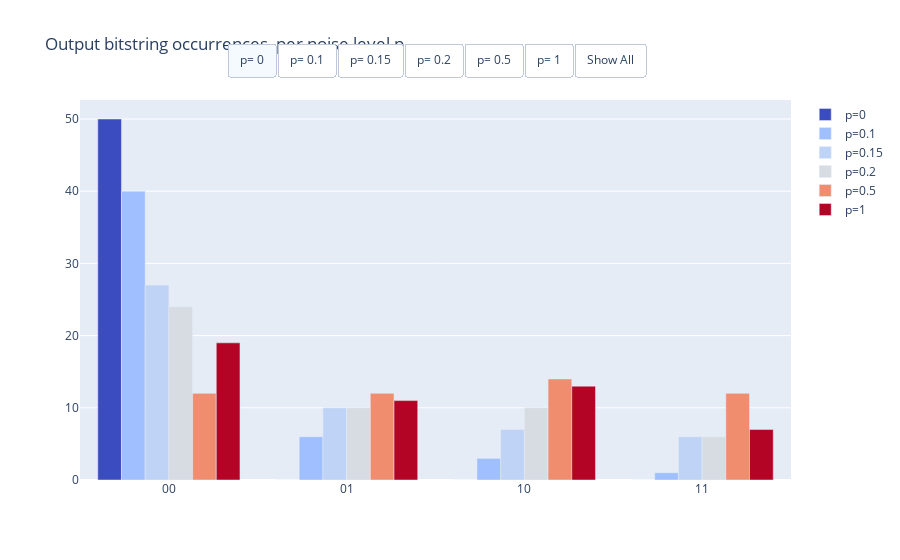

This figure's notebook cell:
### Markdown cell above
### Histogram for the computation rounds

### Code cell
import plotly.graph_objects as go
from matplotlib.colors import to_hex


# Function to get color based on p value
def get_heatmap_color(p, colormap_name="coolwarm", vmin=0.1, vmax=1):
    colormap = cm.get_cmap(colormap_name)
    norm = LogNorm(vmin=vmin, vmax=vmax)  # Normalize p within [vmin, vmax]
    return to_hex(colormap(norm(p)))  # Convert to hex color for Plotly


# Initialize the figure
fig = go.Figure()

# Store the p values in a list to access them by index in buttons
p_values = list(all_histograms.keys())

# Add histograms for different 'p' values
for p, histogram in all_histograms.items():
    frequencies = [histogram.get(outcome, 0) for outcome in all_outcomes]

    # Get colors for each bar based on the current p value
    colors = [get_heatmap_color(p + 0.1) for _ in all_outcomes]

    fig.add_trace(
        go.Bar(
            x=all_outcomes,
            y=frequencies,
            name=f"p={p}",  # Legend label
            marker=dict(color=colors),  # Apply custom colors
            visible=(p == 0),  # Only p=0 is visible by default
        )
    )

fig.update_layout(
    title="Output bitstring occurrences, per noise level p",
    updatemenus=[
        {
            "type": "buttons",
            "direction": "right",
            "x": 0.5,  # Horizontal position of the buttons
            "y": 1.15,  # Vertical position above the chart
            "xanchor": "center",  # Anchor buttons horizontally center
            "buttons": [
                {
                    "label": f"p= {key}",
                    "method": "update",
                    "args": [{"visible": [i == idx for i in range(len(all_histograms))]}],
                }
                for idx, key in enumerate(all_histograms)
            ]
            + [{"label": "Show All", "method": "update", "args": [{"visible": [True] * len(all_histograms)}]}],
        }
    ],
)

# Set initial visibility (show only the first chart by default)
initial_visibility = [True] + [False] * (len(all_histograms) - 1)
fig.update_traces(visible=initial_visibility[0])

fig.show()

### Figure 1 — Plotly figure (JSON) as saved in the notebook; plotly's stock layout.template omitted (floating-point values rounded to 4 significant figures)
{"data": [{"marker": {"color": ["#3b4cc0", "#3b4cc0", "#3b4cc0", "#3b4cc0"]}, "name": "p=0", "type": "bar", "visible": true, "x": ["00", "01", "10", "11"], "y": [50, 0, 0, 0]}, {"marker": {"color": ["#9fbfff", "#9fbfff", "#9fbfff", "#9fbfff"]}, "name": "p=0.1", "type": "bar", "visible": true, "x": ["00", "01", "10", "11"], "y": [40, 6, 3, 1]}, {"marker": {"color": ["#bfd3f6", "#bfd3f6", "#bfd3f6", "#bfd3f6"]}, "name": "p=0.15", "type": "bar", "visible": true, "x": ["00", "01", "10", "11"], "y": [27, 10, 7, 6]}, {"marker": {"color": ["#d7dce3", "#d7dce3", "#d7dce3", "#d7dce3"]}, "name": "p=0.2", "type": "bar", "visible": true, "x": ["00", "01", "10", "11"], "y": [24, 10, 10, 6]}, {"marker": {"color": ["#f18d6f", "#f18d6f", "#f18d6f", "#f18d6f"]}, "name": "p=0.5", "type": "bar", "visible": true, "x": ["00", "01", "10", "11"], "y": [12, 12, 14, 12]}, {"marker": {"color": ["#b40426", "#b40426", "#b40426", "#b40426"]}, "name": "p=1", "type": "bar", "visible": true, "x": ["00", "01", "10", "11"], "y": [19, 11, 13, 7]}], "layout": {"title": {"text": "Output bitstring occurrences, per noise level p"}, "updatemenus": [{"buttons": [{"args": [{"visible": [true, false, false, false, false, false]}], "label": "p= 0", "method": "update"}, {"args": [{"visible": [false, true, false, false, false, false]}], "label": "p= 0.1", "method": "update"}, {"args": [{"visible": [false, false, true, false, false, false]}], "label": "p= 0.15", "method": "update"}, {"args": [{"visible": [false, false, false, true, false, false]}], "label": "p= 0.2", "method": "update"}, {"args": [{"visible": [false, false, false, false, true, false]}], "label": "p= 0.5", "method": "update"}, {"args": [{"visible": [false, false, false, false, false, true]}], "label": "p= 1", "method": "update"}, {"args": [{"visible": [true, true, true, true, true, true]}], "label": "Show All", "method": "update"}], "direction": "right", "type": "buttons", "x": 0.5, "xanchor": "center", "y": 1.15}]}}
